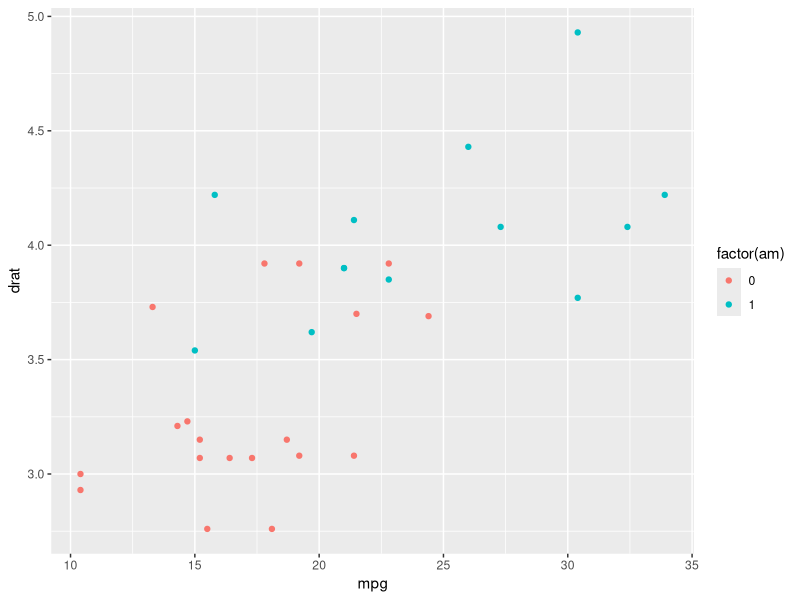

Write R code to recreate this figure. (Note: this script raises an error after producing the figure.)

# Respuestas Quiz 2 -------------------------------------------------------

# Repaso: Pregunta 1
tapply(X = mtcars$mpg, INDEX = mtcars$am, FUN = var)

# Repaso: Pregunta 2
table(mtcars$am, mtcars$vs)

# Repaso: Pregunta 3
summary(mtcars)

# Repaso: Pregunta 4
library(ggplot2)
ggplot(data = mtcars, aes(x = mpg, y = drat, color = factor(am))) +
  geom_point()

# Prueba de hipotesis: Pregunta 1
t.test(x = medA, y = medB, alternative = 'two.sided', paired = FALSE, mu = 0, var.equal = FALSE)

# Prueba de hipotesis: Pregunta 2
t.test(x = concO2, alternative = 'greater', mu = 60)

# Prueba de hipotesis: Pregunta 3
chisq.test(myTab)

# Prueba de hipotesis: Pregunta 4
head(Anorexia)
t.test(x = Anorexia$Prior, y = Anorexia$Post, alternative = 'greater', mu = 0, paired = TRUE)

# ANOVA: Pregunta 1
myAnov = aov(mpg ~ am, data = mtcars)
summary(myAnov)

# ANOVA: Pregunta 2
myAnova = aov(mpg ~ am, data = mtcars)
plot(myAnova, 2)
